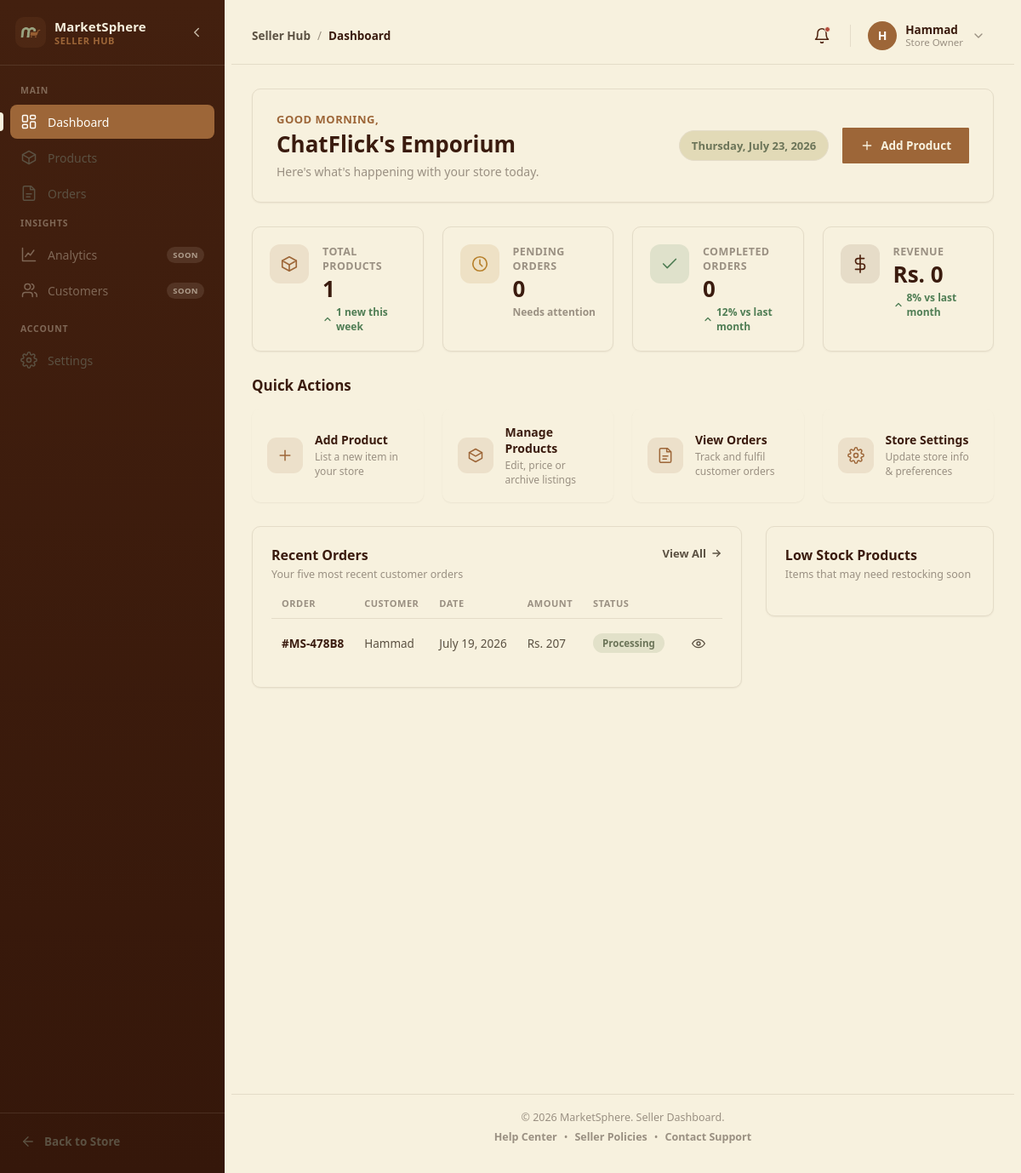
The app's page /seller/ (signed in), older data.
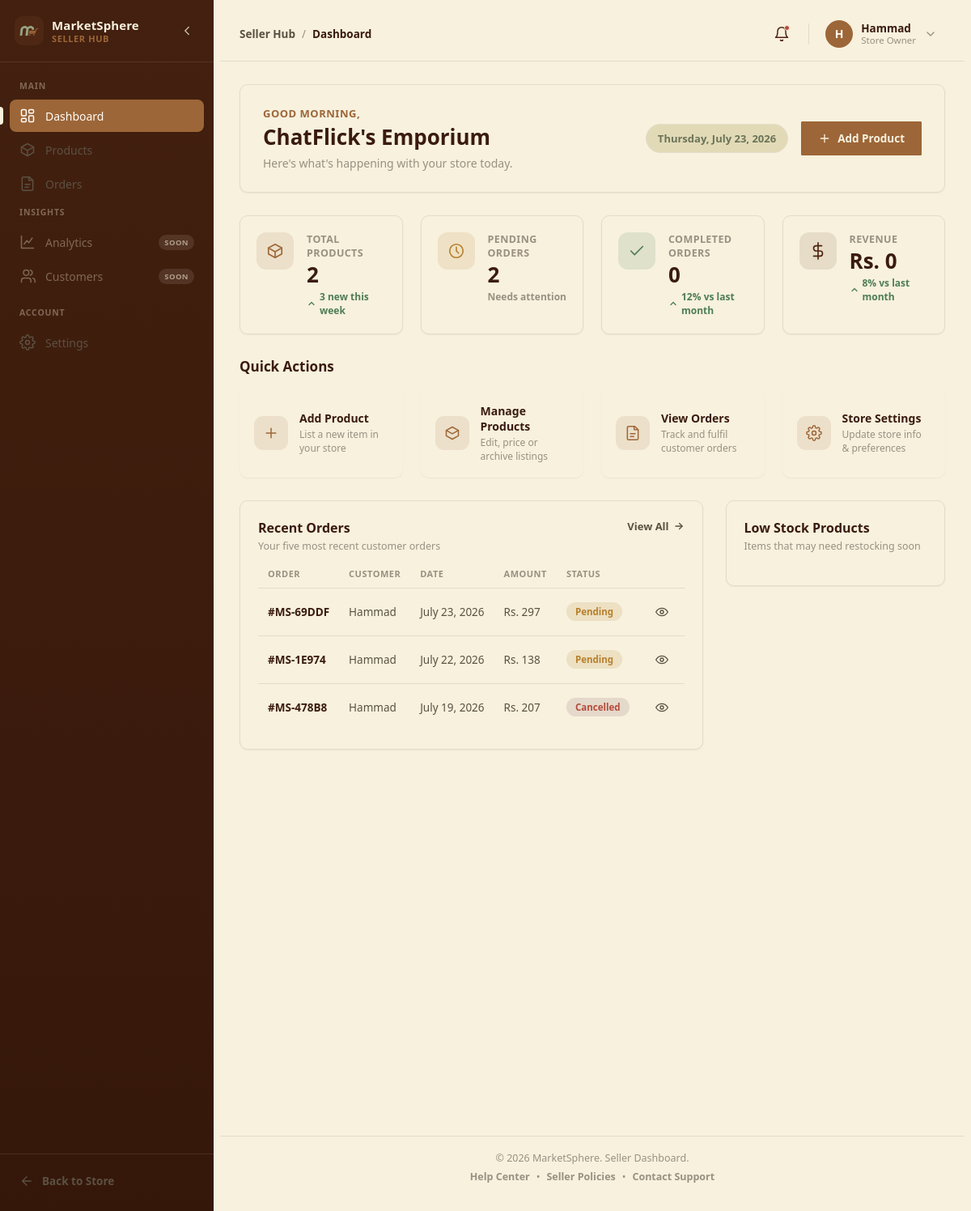
The same page, newer data.
### orders/models.py (models this page shows, shortened)
class SellerOrder(models.Model):
    class Status(models.TextChoices):
        PENDING = "pending", "Pending"
        CONFIRMED = "confirmed", "Confirmed"
        PROCESSING = "processing", "Processing"
        SHIPPED = "shipped", "Shipped"
        DELIVERED = "delivered", "Delivered"
        CANCELLED = "cancelled", "Cancelled"
    order = models.ForeignKey(
        Order, on_delete=models.CASCADE, related_name="seller_orders"
    )
    seller = models.ForeignKey(
        "accounts.Seller", on_delete=models.CASCADE, related_name="orders"
    )
    status = models.CharField(
        max_length=20, choices=Status.choices, default=Status.PENDING
    )
    subtotal = models.DecimalField(max_digits=10, decimal_places=2, default=0)
    shipping_cost = models.DecimalField(max_digits=10, decimal_places=2, default=0)
    discount = models.DecimalField(max_digits=10, decimal_places=2, default=0)
    tax = models.DecimalField(max_digits=10, decimal_places=2, default=0)
    total = models.DecimalField(max_digits=10, decimal_places=2, default=0)
    tracking_number = models.CharField(max_length=100, blank=True)
    courier = models.CharField(max_length=100, blank=True)
    shipped_at = models.DateTimeField(blank=True, null=True)
    delivered_at = models.DateTimeField(blank=True, null=True)
    estimated_delivery = models.DateField(null=True, blank=True)
    shipping_notes = models.TextField(blank=True)
    created_at = models.DateTimeField(auto_now_add=True)
    updated_at = models.DateTimeField(auto_now=True)
    class Meta:
        unique_together = ("order", "seller")

class Order(models.Model):
    class PaymentStatus(models.TextChoices):
        UNPAID = "unpaid", "Unpaid"
        PAID = "paid", "Paid"
        REFUNDED = "refunded", "Refunded"
    user = models.ForeignKey(
        settings.AUTH_USER_MODEL, on_delete=models.CASCADE, related_name="orders"
    )
    order_number = models.CharField(max_length=64, unique=True)
    payment_status = models.CharField(
        max_length=20, choices=PaymentStatus.choices, default=PaymentStatus.UNPAID
    )
    subtotal = models.DecimalField(max_digits=10, decimal_places=2, default=0)
    shipping_cost = models.DecimalField(max_digits=10, decimal_places=2, default=0)
    discount = models.DecimalField(max_digits=10, decimal_places=2, default=0)
    tax = models.DecimalField(max_digits=10, decimal_places=2, default=0)
    total = models.DecimalField(max_digits=10, decimal_places=2, default=0)
    shipping_name = models.CharField(max_length=255)
    shipping_phone = models.CharField(max_length=32, blank=True, null=True)
    shipping_address = models.CharField(max_length=512)
    shipping_city = models.CharField(max_length=255)
    shipping_postal_code = models.CharField(max_length=20, blank=True, null=True)
    notes = models.TextField(blank=True, null=True)
    created_at = models.DateTimeField(auto_now_add=True)
    updated_at = models.DateTimeField(auto_now=True)

### accounts/models.py (models this page shows)
class User(AbstractUser):
    class AccountStatus(models.TextChoices):
        UNVERIFIED = "UNVERIFIED", "Unverified"
        VERIFIED = "VERIFIED", "Verified"
        SUSPENDED = "SUSPENDED", "Suspended"
        DEACTIVATED = "DEACTIVATED", "Deactivated"
        BLOCKED = "BLOCKED", "Blocked"
    contact = models.CharField(max_length=20, blank=True)
    profile_image_url = models.URLField(blank=True, null=True, max_length=500)
    account_status = models.CharField(
        max_length=20,
        choices=AccountStatus.choices,
        default=AccountStatus.UNVERIFIED,
    )

### seller_dashboard/views.py (the view)
# urls.py: path("", views.dashboard, name="admin-dasbhoard"),
def dashboard(request):
    seller = request.user.seller_profile
    context = {}
    return render(request, "dashboard.html", context)

### accounts/context_processors.py (called while the page is built)
def seller_context(request):
    if request.user.is_authenticated:
        seller = getattr(request.user, "seller_profile", None)
    else:
        seller = None
    return {
        "seller": seller,
    }

### orders/services.py (called while the page is built)
def get_seller_orders(seller):
    return (
        SellerOrder.objects.filter(seller=seller)
        .select_related(
            "order",
            "order__user",
        )
        .prefetch_related(
            "items",
            "items__product",
        )
        .order_by("-created_at")
    )

### products/context_processors.py (called while the page is built)
def categories(request):
    user = request.user
    return {
        "categories": get_all_categories(),
        "brands": get_all_brands(),
        "wishlist_count": wishlist_count(user) if user.is_authenticated else 0,
        "cart_count": cart_count(user) if user.is_authenticated else 0,
    }

### products/services.py (called while the page is built)
def get_all_brands():
    brands = Brand.objects.filter(is_active=True)
    return brands

def wishlist_count(user):
    if not getattr(user, "is_authenticated", False):
        return 0
    return WishlistItem.objects.filter(user=user).count()

def get_or_create_cart(user):
    cart, created = Cart.objects.get_or_create(user=user)
    return cart

### seller_dashboard/templates/dashboard.html (shortened to what the changed rows need)
{% extends 'base_dashboard.html' %}
{% load static %}
{% block active_page %}
  dashboard
{% endblock %}
{% block css %}
  <link rel="stylesheet" href="{% static '/css/dashboard_home.css' %}" />
{% endblock %}
{% block seller_content %}
  <div class="dh-page">
    <section class="dh-welcome dh-reveal" aria-label="Welcome">
      <div class="dh-welcome-text">
        <h1 class="dh-welcome-title">{{ seller.store_name }}'s Emporium</h1>
      </div>
    </section>
    <section class="dh-stats-grid" aria-label="Store statistics">
      <div class="dh-stat-card dh-reveal">
        <div class="dh-stat-body">
          <span class="dh-stat-title">Total Products</span>
          <span class="dh-stat-value" data-count-to="{{ dashboard_total_products }}">{{ dashboard_total_products }}</span>
          <span class="dh-stat-trend dh-trend-up">
            <svg viewBox="0 0 24 24" width="12" height="12" fill="none" stroke="currentColor" stroke-width="2.5" stroke-linecap="round" stroke-linejoin="round">
              <polyline points="18 15 12 9 6 15"></polyline>
            </svg>
            {{ dashboard_new_orders_this_week }} new this week
          </span>
        </div>
      </div>
      <div class="dh-stat-card dh-reveal">
        <div class="dh-stat-body">
          <span class="dh-stat-title">Pending Orders</span>
          <span class="dh-stat-value" data-count-to="{{ dashboard_pending_orders }}">{{ dashboard_pending_orders }}</span>
          <span class="dh-stat-trend dh-trend-neutral">Needs attention</span>
        </div>
      </div>
    </section>
    <section class="dh-section dh-reveal" aria-label="Quick actions">
      <div class="dh-section-head">
        <h2 class="dh-section-title">Quick Actions</h2>
      </div>
    </section>
    <section class="dh-split-grid" aria-label="Recent orders and low stock">
      <div class="dh-card dh-reveal">
        <div class="dh-card-head">
          <div>
            <h2 class="dh-card-title">Recent Orders</h2>
          </div>
        </div>
        <div class="dh-table-wrap">
          <table class="dh-table" id="dhOrdersTable">
            <thead>
              <tr>
                <th scope="col">Order</th>
                <th scope="col">Customer</th>
                <th scope="col">Date</th>
                <th scope="col">Amount</th>
                <th scope="col">Status</th>
                <th scope="col">
                </th>
              </tr>
            </thead>
            <tbody>
              {% for order in dashboard_recent_orders %}
                <tr>
                  <td data-label="Order">
                    <span class="dh-order-number">#MS-{{ order.order.order_number|slice:5 }}</span>
                  </td>
                  <td data-label="Customer">{{ order.order.user.first_name }}</td>
                  <td data-label="Date">{{ order.created_at|date:'F j, Y' }}</td>
                  <td data-label="Amount">Rs. {{ order.total|floatformat:0 }}</td>
                  <td data-label="Status">
                    {% if order.status == 'pending' %}
                      <span class="dh-badge dh-badge-pending">Pending</span>
                    {% elif order.status == 'confirmed' %}
                      <span class="dh-badge dh-badge-confirmed">Confirmed</span>
                    {% elif order.status == 'processing' %}
                      <span class="dh-badge dh-badge-processing">Processing</span>
                    {% elif order.status == 'shipped' %}
                      <span class="dh-badge dh-badge-shipped">Shipped</span>
                    {% elif order.status == 'delivered' %}
                      <span class="dh-badge dh-badge-delivered">Delivered</span>
                    {% elif order.status == 'cancelled' %}
                      <span class="dh-badge dh-badge-cancelled">Cancelled</span>
                    {% else %}
                      <span class="dh-badge">Unknown</span>
                    {% endif %}
                  </td>
                  <td data-label="" class="dh-table-action">
                    <a href="{% url 'order-detail' order_no=order.order.order_number %}" class="dh-icon-link" aria-label="View order #MS-{{ order.order.order_number }}">
                      <svg viewBox="0 0 24 24" width="16" height="16" fill="none" stroke="currentColor" stroke-width="2" stroke-linecap="round" stroke-linejoin="round">
                        <path d="M1 12s4-7 11-7 11 7 11 7-4 7-11 7-11-7-11-7Z"></path>
                        <circle cx="12" cy="12" r="3"></circle>
                      </svg>
                    </a>
                  </td>
                </tr>
              {% endfor %}
            </tbody>
          </table>
        </div>
      </div>
      <div class="dh-card dh-reveal">
        <div class="dh-card-head">
          <div>
            <h2 class="dh-card-title">Low Stock Products</h2>
          </div>
        </div>
      </div>
    </section>
  </div>
{% endblock %}

Row changes from the older to the newer data that the page shows:
added SellerOrder: order.order_number "69DDF", order.user.first_name "Hammad", created_at "July 23, 2026", total "297", status "Pending"
added SellerOrder: order.order_number "1E974", order.user.first_name "Hammad", created_at "July 22, 2026", total "138", status "Pending"
changed SellerOrder "July 19, 2026": status "Processing" → "Cancelled"
Text that changed along with them:
{{ dashboard_total_products }}: "1" → "2"
{{ dashboard_new_orders_this_week }}: "1" → "3"
{{ dashboard_pending_orders }}: "0" → "2"
